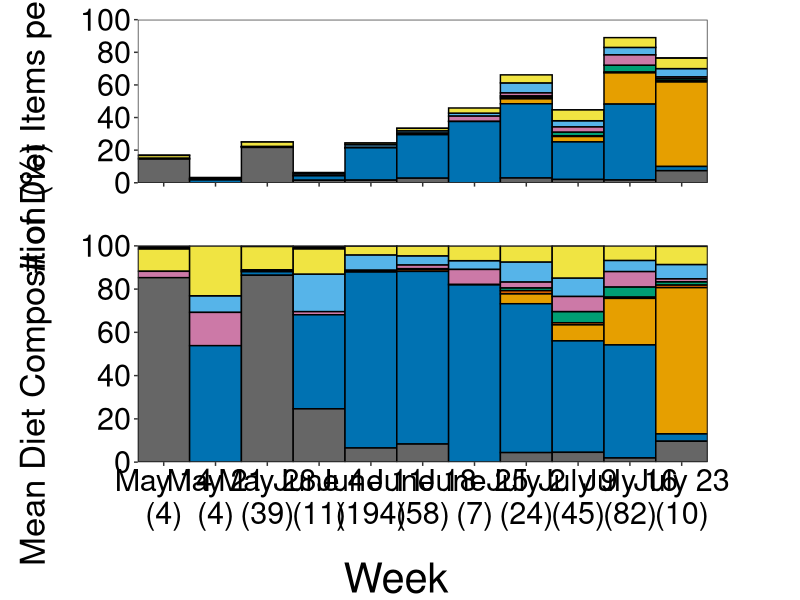

Recreate this plot in R. (Note: this script raises an error after producing the figure.)
#################################################################
##
##  APIS Cisco (Lucke et al.) manuscript
##  
## This file calculates the average diet for larvae that had
## food in the gut at time of capture, broken down into the
## five most abundant prey groups by numbers. This also includes
## calculations for average diet for fish that fed during the
## first and last two weeks of sampling
## 
#################################################################

## CLEAR ENVIRONMENT ============================================

rm(list = ls(all.names=TRUE))


## LOAD PACKAGES ================================================

library(readxl)        # reading Excel data
library(dplyr)         # manipulating data
library(magrittr)      # for %<>%
library(tidyr)         # transforming data arrangement (tidy data!!)
library(ggplot2)       # visualizations
library(cowplot)       # for facet_rep_wrap()


## LOAD DATA ====================================================

diet.cont <- read_excel("data/APIS_Coregonus_2018.xlsx", sheet = "Larval_Diet") %>%
  mutate(trawl = as.numeric(ifelse(trawl == "37.1", "37", trawl)))
effort <- read_excel("data/APIS_Coregonus_2018.xlsx", sheet = "Neuston_Effort") %>% 
  select(trawl, week) %>%
  mutate(trawl = as.numeric(ifelse(trawl == "37.1", "37", trawl)))


## DIET DATA PREP ===============================================

## Calculate sample sizes (no. of larvae with food) by week - save for plotting
diet.sample.size <- left_join(diet.cont, effort) %>% 
  group_by(week) %>% 
  filter(diet.count > 0) %>%
  summarize(n.fish = sum(n.diet))

## Restrict DF to the selected variables and rename variables
diet.cont.species <- diet.cont %>% select(trawl, Nauplii:Chironomid_pupae) %>% 
  rename("Acanthocyclops" = "Acanthocyclops_sp.", "Eucyclops" = "Eucyclops_sp.",
         "Holopedium" = "Holopedium_gibberum", "Daphnia" = "Daphnia_sp.", 
         "Bosmina" = "Bosmina_sp.")

## Make all NAs (blanks) zero
diet.cont.species[is.na(diet.cont.species)] <- 0

## Condense all food items down into types
diet.comp <- diet.cont.species %>% mutate("Calanoid copepodid" = Cal_Copepodite,
                                          "Cyclopoid copepodid" = Cyc_Copepodite,
                                          "Calanoidae" = L.minutus + L.sicilis + Limnocalanus_macrurus + 
                                            E.lacustrus + Senecella_calanoides + Unknown_Fragment_Cyclopoid,
                                          "Cyclopoidae" = Acanthocyclops + Diacyclops_thomasi + 
                                            Eucyclops + Unknown_Fragment_Cyclopoid,
                                          "Other" = Bosmina + Invertebrate_eggs + Chironomid_pupae + 
                                            Rotifera + Diaphanosoma + Leptodora_kindi) %>%
  select(-Acanthocyclops, -Diacyclops_thomasi, -Eucyclops, -Cyc_Copepodite,
         -L.minutus, -L.sicilis, -Limnocalanus_macrurus, -E.lacustrus, 
         -Senecella_calanoides, -Cal_Copepodite, -Unknown_Fragment_Calanoid, 
         -Unknown_Fragment_Cyclopoid, -Invertebrate_eggs, -Chironomid_pupae, 
         -Rotifera, -Bosmina, -Diaphanosoma, -Leptodora_kindi) %>%
  gather(species, diet.count, Nauplii:Other) %>% droplevels() %>% 
  filter(diet.count != 0)


## DIET COMPOSITION =============================================

## Group by weeks and summarize
diet.comp.week <- left_join(diet.comp, effort, by = "trawl") %>%
  left_join(diet.sample.size) %>% 
  filter(!is.na(n.fish)) %>% 
  group_by(week, species) %>%
  summarize(n.fish = unique(n.fish),
            diet.count = sum(diet.count)) %>% 
  mutate(diet.count.indiv = diet.count/n.fish) %>% 
  group_by(week) %>%
  mutate(diet.total = sum(diet.count.indiv)) %>% 
  mutate(diet.perc = round((diet.count.indiv/diet.total)*100, 2)) %>% ungroup()


## ABBREVIATE TAXA NAMES ========================================

diet.comp.week$species <- gsub('Cyclopoidae', "CY", diet.comp.week$species)
diet.comp.week$species <- gsub('Cyclopoid copepodid', "CY*", diet.comp.week$species)
diet.comp.week$species <- gsub('Bythotrephes', "BY", diet.comp.week$species)
diet.comp.week$species <- gsub('Daphnia', "DA", diet.comp.week$species)
diet.comp.week$species <- gsub('Holopedium', "HO", diet.comp.week$species)
diet.comp.week$species <- gsub('Calanoidae', "CA", diet.comp.week$species)
diet.comp.week$species <- gsub('Calanoid copepodid', "CA*", diet.comp.week$species)
diet.comp.week$species <- gsub('Nauplii', "NA", diet.comp.week$species)
diet.comp.week$species <- gsub('Other', "OT", diet.comp.week$species)


## EXPAND WEEK LABELS ===========================================

diet.comp.week$week <- gsub('20', 'May 14', diet.comp.week$week)
diet.comp.week$week <- gsub('25', 'June 18', diet.comp.week$week)
diet.comp.week$week <- gsub('23', 'June 4', diet.comp.week$week)
diet.comp.week$week <- gsub('30', 'July 23', diet.comp.week$week)
diet.comp.week$week <- gsub('21', 'May 21', diet.comp.week$week)
diet.comp.week$week <- gsub('29', 'July 16', diet.comp.week$week)
diet.comp.week$week <- gsub('28', 'July 9', diet.comp.week$week)
diet.comp.week$week <- gsub('22', 'May 28', diet.comp.week$week)
diet.comp.week$week <- gsub('24', 'June 11', diet.comp.week$week)
diet.comp.week$week <- gsub('27', 'July 2', diet.comp.week$week)
diet.comp.week$week <- gsub('26', 'June 25', diet.comp.week$week)

diet.comp.week %<>% mutate(label = paste0(week,'\n(', n.fish, ")"),
                           label = factor(label, levels = c('May 14\n(4)', 'May 21\n(4)', 'May 28\n(39)','June 4\n(11)', 
                                                          'June 11\n(194)', 'June 18\n(58)','June 25\n(7)', 'July 2\n(24)',
                                                          'July 9\n(45)','July 16\n(82)', 'July 23\n(10)'), ordered = TRUE))


## VISUALIZATION ================================================

## Define a colorblind safe(ish) palette for 7-classes
#color <- c("gray30", "#e69f00", "#56b4e9", "#009e73", "#f0e442", "#0072b2", "#d55e00")
color <- c("#000000", "#F0E442", "#56B4E9", "#CC79A7", "#009E73", "#D55E00", "#E69F00", "#0072B2", "gray40")


## Plot Number per Fish  
diet.count.plot <- ggplot(diet.comp.week, aes(x = label, y = diet.count.indiv, fill = species )) +
  geom_bar(stat = "identity", color = "black", width = 1) +
  scale_x_discrete(expand = c(0, 0))+
  scale_y_continuous(limits = c(0, 100), breaks = seq(0, 100, 20), expand = c(0,0)) +
  labs(y = "Mean # of Diet Items per Individual") +
  scale_fill_manual(values = color) +
  theme_bw() +
  theme(panel.grid = element_blank(), panel.background = element_blank(), 
        strip.text = element_blank(),
        legend.title =  element_blank(),
        legend.text = element_text(size = 20),
        legend.key.size = unit(1.25, 'cm'),
        legend.position = "none",
        axis.text.y = element_text(size = 22, colour = "black"),
        axis.text.x = element_blank(),
        axis.title.y = element_text(size = 25, margin = margin(0, 20, 0, 0)),
        axis.title.x = element_blank(),
        panel.spacing = unit(2, "lines"),
        plot.margin = unit(c(5, 5, 25, 5), "mm"))

## Plot Percent per Fish  
diet.comp.plot <- ggplot(diet.comp.week, aes(x = label, y = diet.perc, fill = species ))+
  geom_bar(stat = "identity", color = "black", width = 1) +
  scale_x_discrete(expand = c(0, 0))+
  scale_y_continuous(limits = c(0, 100.1), breaks = seq(0, 100, 20), expand = c(0,0)) +
  labs(y = "Mean Diet Composition (%)") +
  scale_fill_manual(values = color) +
  theme_bw() +
  theme(panel.grid = element_blank(), panel.background = element_blank(), 
        strip.text = element_blank(),
        legend.title =  element_blank(),
        legend.text = element_text(size = 20),
        legend.key.size = unit(1.25, 'cm'),
        legend.position = "none",
        axis.text.y = element_text(size = 22, colour = "black"),
        axis.text.x = element_text(size = 22, colour = "black"),#, angle = 45, hjust = 1),
        axis.title.y = element_text(size = 25, margin = margin(0, 20, 0, 0)),
        axis.title.x = element_blank(),
        panel.spacing = unit(2, "lines"),
        plot.margin = unit(c(-10, 5, 10, 5), "mm"))


## PANELED VISUALIZATION ========================================

## Create common legend
legend <- get_legend(diet.comp.plot + theme(legend.position = c(0.5, 0.56)))

# arrange the three plots in a single row
diet.grid <- plot_grid(diet.count.plot,
                       diet.comp.plot,
                       nrow = 2)

## add legend to grid
diet.grid.legend <- plot_grid(diet.grid, legend, ncol = 2, rel_widths = c(2, 0.2))

## add common x-axis label
ggdraw(add_sub(diet.grid.legend, "Week", vpadding = grid::unit(0,"lines"), y = 0.75, x = 0.495, size = 30))

ggsave("figures/Fig_6_diet_weekly.tiff", width = 16, height = 13, dpi = 300)

